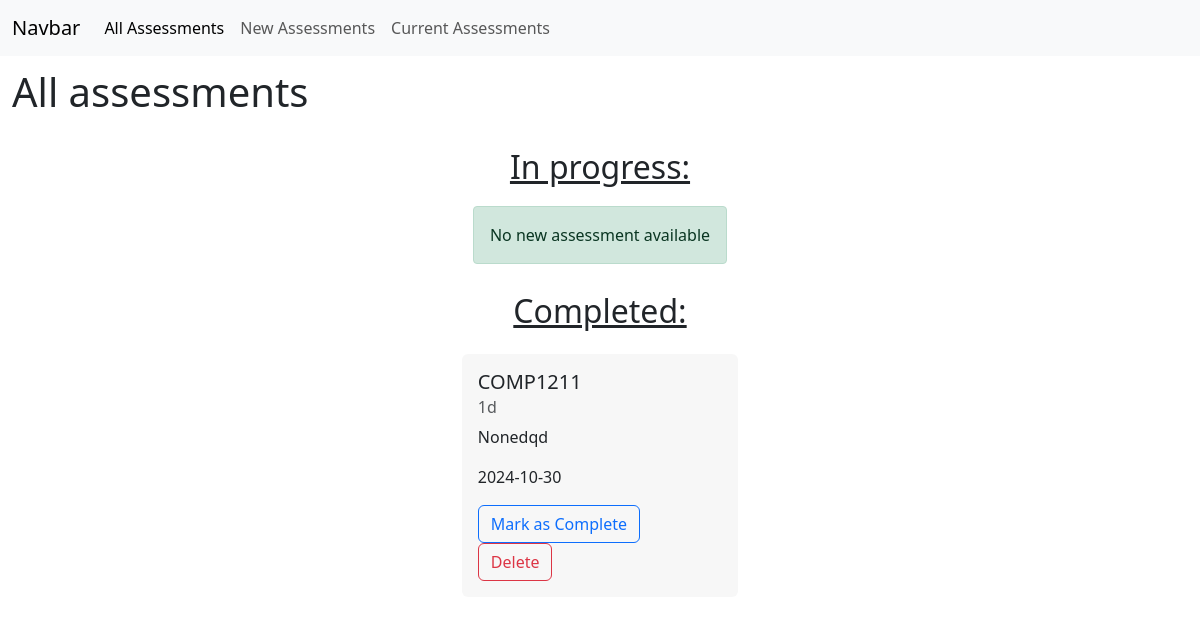
The app's page /, older data.
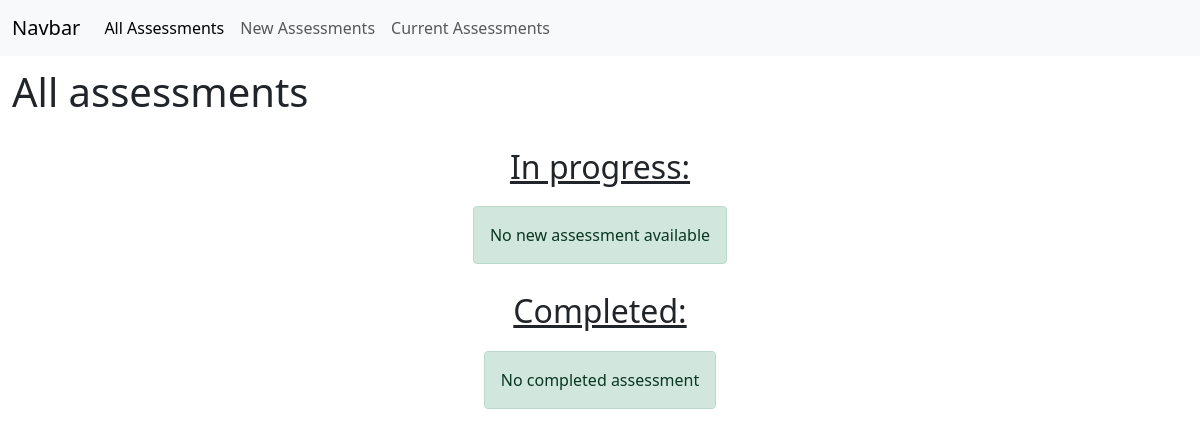
The same page, newer data.
### app/models.py (models this page shows)
class Assessment(db.Model):
    id = db.Column(db.Integer, primary_key=True)
    Code = db.Column(db.String(500), index=True)
    Title = db.Column(db.String(500))
    Date = db.Column(db.DateTime)
    Description = db.Column(db.String(500))
    Complete = db.Column(db.Boolean, default=False)

### app/views.py (the view)
@app.route('/')
def index():
    new_assessment = Assessment.query.filter_by(Complete=False).first()
    old_assessment = Assessment.query.filter_by(Complete=True).first()
    message1 = None
    if not new_assessment:
        message1 = "No new assessment available"
    message2 = None
    if not old_assessment:
        message2 = "No completed assessment"
    rows = Assessment.query.all()
    return render_template(
        'home.html',
        rows=rows,
        message1=message1,
        message2=message2,
        title='All Assessments'
    )

### app/templates/home.html (shortened to what this page needs)
{% extends "base.html" %}
{% block content %}
<link href="https://cdn.jsdelivr.net/npm/bootstrap@5.3.3/dist/css/bootstrap.min.css" rel="stylesheet">
<link rel="stylesheet" href="{{ url_for('static', filename='home.css') }}">
<h1 class="title">All assessments</h1>
<h2 class="subtitle">In progress:</h2>
{% if message1 %}
<div class="d-flex justify-content-center">
    <div class="alert alert-success alert" role="alert">
        {{ message1 }}
    </div>
</div>
{% endif %}
<h2 class="subtitle">Completed:</h2>
{% if message2 %}
<div class="d-flex justify-content-center">
    <div class="alert alert-success alert" role="alert">
        {{ message2 }}
    </div>
</div>
{% endif %}
<div class="row justify-content-center">
    {% for row in rows %}
    {% if row.Complete %}
    <div class="col-md-3 mb-3 d-flex justify-content-center">
        <div class="card" style="width: 18rem;">
            <div class="card-body">
                <h5 class="card-title">{{ row.Code }}</h5>
                <h6 class="card-subtitle mb-2 text-body-secondary">{{ row.Title }}</h6>
                <p class="card-text">{{ row.Description }}</p>
                <p class="card-text">{{ row.Date.strftime('%Y-%m-%d') }}</p>
                <a href="{{ url_for('complete', id=row.id) }}" class="btn btn-outline-primary mr-2">Mark as Complete</a>
                <a href="{{ url_for('delete', id=row.id) }}" class="btn btn-outline-danger mr-2">Delete</a>
            </div>
        </div>
    </div>
    {% endif %}
    {% endfor %}
</div>
{% endblock %}

### app/templates/base.html (shortened to what this page needs)
<!DOCTYPE html>
<html lang="en">
<head>
    <link rel="stylesheet" href="https://stackpath.bootstrapcdn.com/bootstrap/4.2.1/css/bootstrap.min.css">
    <link href="https://cdn.jsdelivr.net/npm/bootstrap@5.3.3/dist/css/bootstrap.min.css" rel="stylesheet">
    <link rel="stylesheet" href="{{ url_for('static', filename='base.css') }}">
</head>
<body>
    <nav class="navbar navbar-expand-lg bg-body-tertiary custom-border">
        <div class="container-fluid">
            <a class="navbar-brand" href="#">Navbar</a>
            <div class="collapse navbar-collapse" id="navbarNav">
                <ul class="navbar-nav">
                    <li class="nav-item">
                        <a class="nav-link active" aria-current="page" href="/">All Assessments</a>
                    </li>
                    <li class="nav-item">
                        <a class="nav-link" href="/New">New Assessments</a>
                    </li>
                    <li class="nav-item">
                        <a class="nav-link" href="/current">Current Assessments</a>
                    </li>
                </ul>
            </div>
        </div>
    </nav>
    <div>
        {% block content %}{% endblock %}
    </div>
</body>
</html>

### app/static/home.css (style rules this page uses)
.subtitle { text-align: center; text-decoration: underline; padding-bottom: 1%; padding-top: 1%; }
.title { padding: 1%; }
.alert { display: inline-block; align-items: center; text-align: center; padding: 1rem; max-width: 90%; background-color: #d1e7dd; border: 1px solid #badbcc; border-radius: 0.25rem; }

Row changes from the older to the newer data that the page shows:
removed Assessment: Code "COMP1211", Title "1d", Description "Nonedqd", Date "2024-10-30"
Text that changed along with them:
{{ message2 }}: (not shown) → "No completed assessment"
